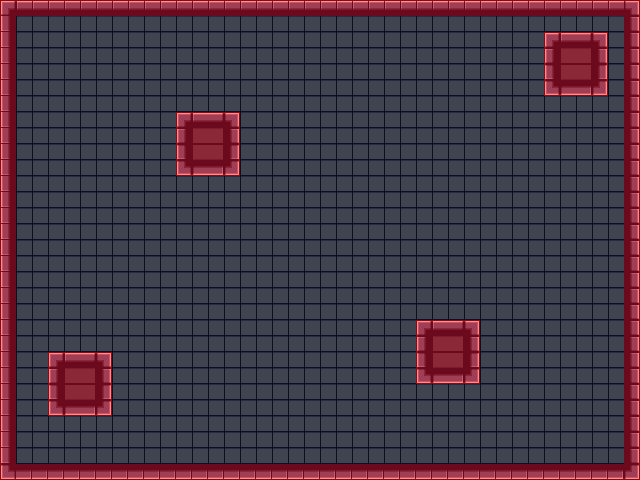

This game map was drawn from its Tiled (.tmx) file and the tilesets committed beside it. A one-line description and the trimmed map source follow:
An orthogonal 40x30 tile map with 16x16 px tiles, 2 tile layers (Tiles, Collision), 2 tilesets.

<map version="1.0" orientation="orthogonal" width="40" height="30" tilewidth="16" tileheight="16">
 <tileset firstgid="1" name="collision" tilewidth="16" tileheight="16">
  <image source="collision.png" />
  <tile id="0">
   <properties>
    <property name="Passable" value="2" />
   </properties>
  </tile>
 </tileset>
 <tileset firstgid="25" name="tile" tilewidth="16" tileheight="16">
  <image source="tiles.png" />
 </tileset>
 <layer name="Tiles" width="40" height="30">
  <data>[1200 cells, 1200 non-empty, 17 distinct tile ids]</data>
 </layer>
 <layer name="Collision" width="40" height="30" opacity="0.41">
  <data>[1200 cells, 200 non-empty, 1 distinct tile ids]</data>
 </layer>
</map>
